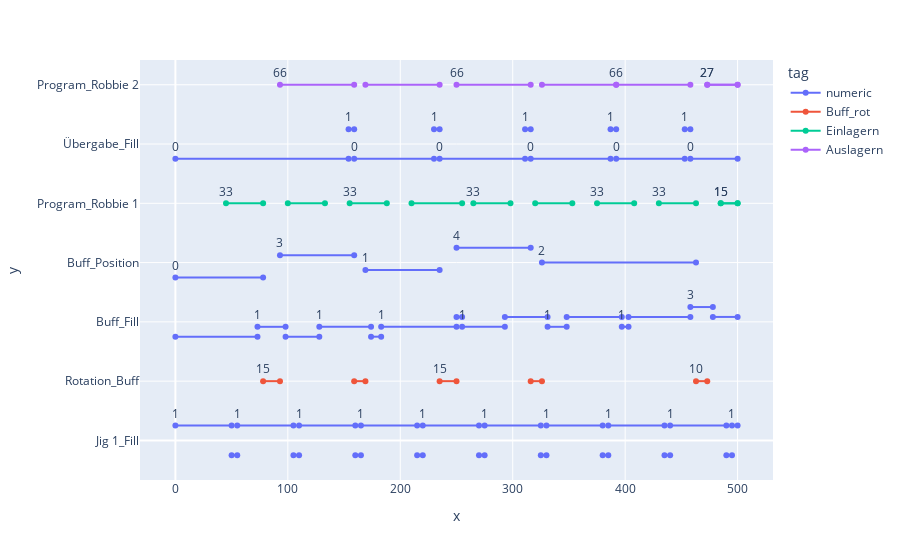

This figure's notebook cell:
### Code cell
fig = px.line(plotdata, x="x", y="y", text = "text", color = "tag")
fig.update_layout(
    yaxis = dict(
        tickmode = 'array',
        tickvals = list(range(len(whos))),
        ticktext = whos
    )
)
fig.update_traces(textposition="top center")
fig.show()

### Figure 1 — Plotly figure (JSON) as saved in the notebook; plotly's stock layout.template omitted (floating-point values rounded to 4 significant figures; data arrays with more than 128 entries replaced by an {"elided": "..."} marker saying what was removed)
{"data": [{"hovertemplate": "tag=numeric<br>x=%{x}<br>y=%{y}<br>text=%{text}<extra></extra>", "legendgroup": "numeric", "line": {"color": "#636efa", "dash": "solid"}, "marker": {"symbol": "circle"}, "mode": "markers+lines+text", "name": "numeric", "orientation": "v", "showlegend": true, "text": {"elided": "150 str values"}, "textposition": "top center", "type": "scatter", "x": {"elided": "150 int values"}, "xaxis": "x", "y": {"elided": "150 float values"}, "yaxis": "y"}, {"hovertemplate": "tag=Buff_rot<br>x=%{x}<br>y=%{y}<br>text=%{text}<extra></extra>", "legendgroup": "Buff_rot", "line": {"color": "#EF553B", "dash": "solid"}, "marker": {"symbol": "circle"}, "mode": "markers+lines+text", "name": "Buff_rot", "orientation": "v", "showlegend": true, "text": ["15", "", "", "10", "", "", "15", "", "", "10", "", "", "10", "", ""], "textposition": "top center", "type": "scatter", "x": [78, 93, null, 159, 169, null, 235, 250, null, 316, 326, null, 463, 473, null], "xaxis": "x", "y": [1, 1, null, 1, 1, null, 1, 1, null, 1, 1, null, 1, 1, null], "yaxis": "y"}, {"hovertemplate": "tag=Einlagern<br>x=%{x}<br>y=%{y}<br>text=%{text}<extra></extra>", "legendgroup": "Einlagern", "line": {"color": "#00cc96", "dash": "solid"}, "marker": {"symbol": "circle"}, "mode": "markers+lines+text", "name": "Einlagern", "orientation": "v", "showlegend": true, "text": ["33", "", "", "33", "", "", "33", "", "", "45", "", "", "33", "", "", "33", "", "", "33", "", "", "33", "", "", "15", "", "", "15", "", ""], "textposition": "top center", "type": "scatter", "x": [45, 78, null, 100, 133, null, 155, 188, null, 210, 255, null, 265, 298, null, 320, 353, null, 375, 408, null, 430, 463, null, 485, 500, null, 485, 500, null], "xaxis": "x", "y": [4, 4, null, 4, 4, null, 4, 4, null, 4, 4, null, 4, 4, null, 4, 4, null, 4, 4, null, 4, 4, null, 4, 4, null, 4, 4, null], "yaxis": "y"}, {"hovertemplate": "tag=Auslagern<br>x=%{x}<br>y=%{y}<br>text=%{text}<extra></extra>", "legendgroup": "Auslagern", "line": {"color": "#ab63fa", "dash": "solid"}, "marker": {"symbol": "circle"}, "mode": "markers+lines+text", "name": "Auslagern", "orientation": "v", "showlegend": true, "text": ["66", "", "", "66", "", "", "66", "", "", "66", "", "", "66", "", "", "27", "", "", "27", "", ""], "textposition": "top center", "type": "scatter", "x": [93, 159, null, 169, 235, null, 250, 316, null, 326, 392, null, 392, 458, null, 473, 500, null, 473, 500, null], "xaxis": "x", "y": [6, 6, null, 6, 6, null, 6, 6, null, 6, 6, null, 6, 6, null, 6, 6, null, 6, 6, null], "yaxis": "y"}], "layout": {"legend": {"title": {"text": "tag"}, "tracegroupgap": 0}, "margin": {"t": 60}, "xaxis": {"anchor": "y", "domain": [0, 1], "title": {"text": "x"}}, "yaxis": {"anchor": "x", "domain": [0, 1], "tickmode": "array", "ticktext": ["Jig 1_Fill", "Rotation_Buff", "Buff_Fill", "Buff_Position", "Program_Robbie 1", "Übergabe_Fill", "Program_Robbie 2"], "tickvals": [0, 1, 2, 3, 4, 5, 6], "title": {"text": "y"}}}}
